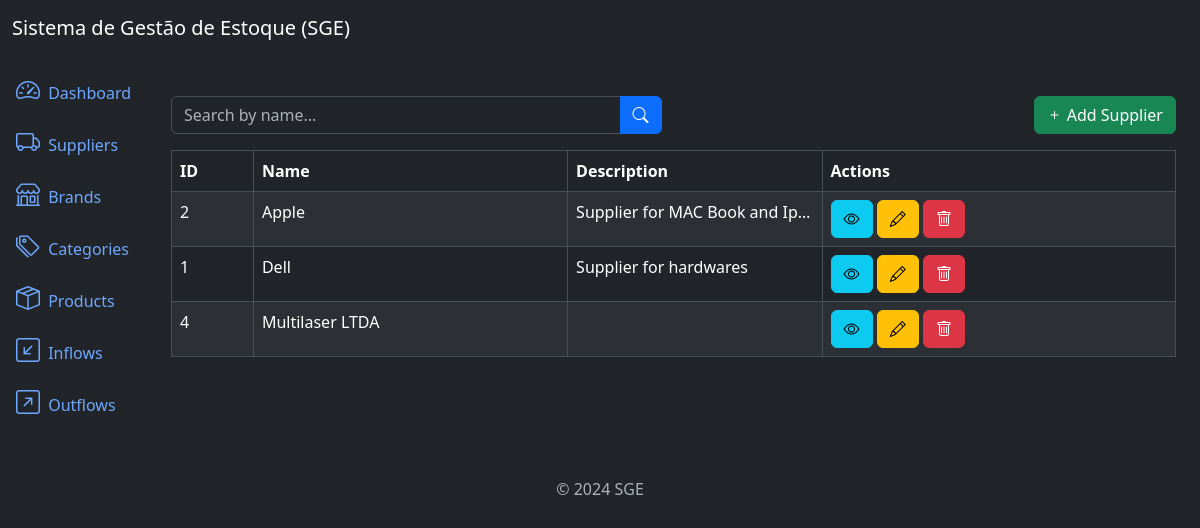
Screenshot of /suppliers/list/ with the database file from the repository.
### suppliers/models.py (models this page shows, shortened)
class Supplier(models.Model):
    name = models.CharField(max_length=500)
    description = models.TextField(null=True, blank=True)
    created_at = models.DateTimeField(auto_now_add=True)
    updated_at = models.DateTimeField(auto_now=True)
    class Meta:
        ordering = ['name']

### suppliers/views.py (the view)
# urls.py: path('suppliers/list/', views.SupplierListView.as_view(), name='supplier_list'),
class SupplierListView(ListView):
    model = models.Supplier
    template_name = 'supplier_list.html'
    context_object_name = 'suppliers'  # object will be send to template
    paginate_by = 10
    def get_queryset(self):
        queryset = super().get_queryset()  # return all registers
        name = self.request.GET.get('name')
        if name:
            queryset = queryset.filter(name__icontains=name)
        return queryset

### suppliers/templates/supplier_list.html (shortened to what this page needs)
{% extends 'base.html' %}
{% block content %}
<div class="row mb-3">
    <div class="col-md-6">
        <form method="get" action="{% url 'supplier_list' %}">
            <div class="input-group">
                <input type="text" class="form-control" name="name" placeholder="Search by name..." value="{{ request.GET.name }}">
                <button type="submit" class="btn btn-primary">
                    <i class="bi bi-search"></i>
                </button>
            </div>
        </form>
    </div>
    <div class="col-md-6">
        <a href="{% url 'supplier_create' %}" class="btn btn-success float-end">
            <i class="bi bi-plus"></i> Add Supplier
        </a>
    </div>
</div>
<div class="table-responsive">
    <table class="table table-striped table-bordered">
        <thead class="thead-dark">
            <tr>
                <th>ID</th>
                <th>Name</th>
                <th>Description</th>
                <th>Actions</th>
            </tr>
        </thead>
        <tbody>
            {% for supplier in suppliers %}
                <tr>
                    <td>{{ supplier.id }}</td>
                    <td>{{ supplier.name }}</td>
                    <td style="max-width:100px; white-space: nowrap; overflow: hidden; text-overflow: ellipsis">
                        {{ supplier.description }}
                    </td>
                    <td>
                        <a href="{% url 'supplier_detail' supplier.id %}" class="btn btn-info btn-small">
                            <i class="bi bi-eye"></i>
                        </a>
                        <a href="{% url 'supplier_update' supplier.id %}" class="btn btn-warning btn-small">
                            <i class="bi bi-pencil"></i>
                        </a>
                        <a href="{% url 'supplier_delete' supplier.id %}" class="btn btn-danger btn-small">
                            <i class="bi bi-trash"></i>
                        </a>
                    </td>
                </tr>
            {% endfor %}
        </tbody>
    </table>
</div>
{% endblock %}

### rows the page displays
Supplier: id "2", name "Apple", description "Supplier for MAC Book and Ip…"
Supplier: id "1", name "Dell", description "Supplier for hardwares"
Supplier: id "4", name "Multilaser LTDA"
